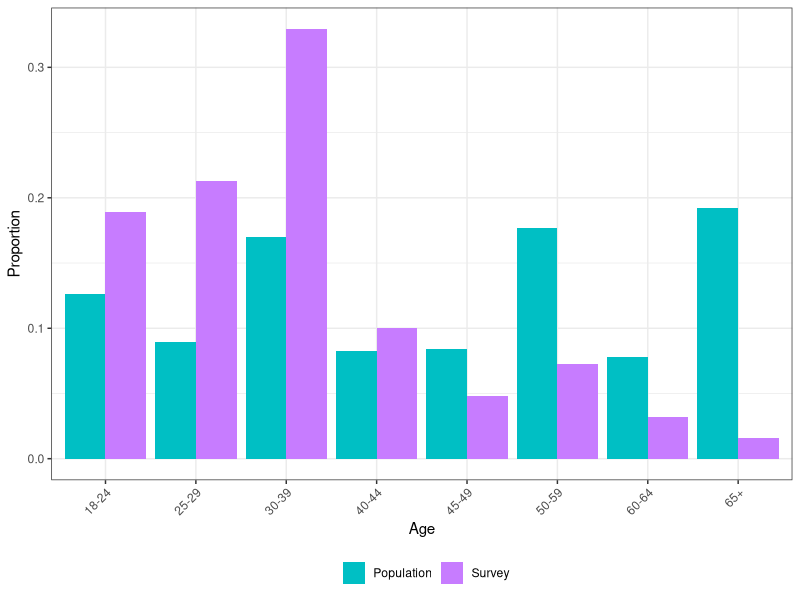
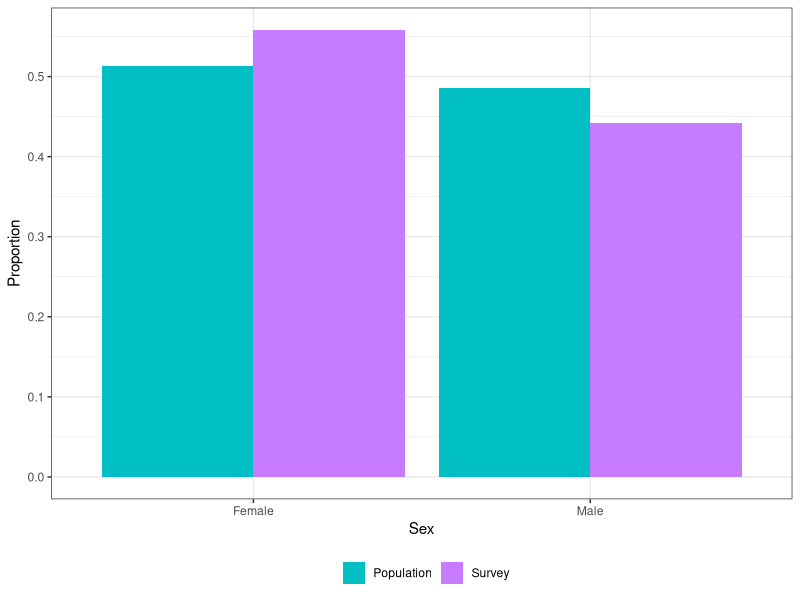
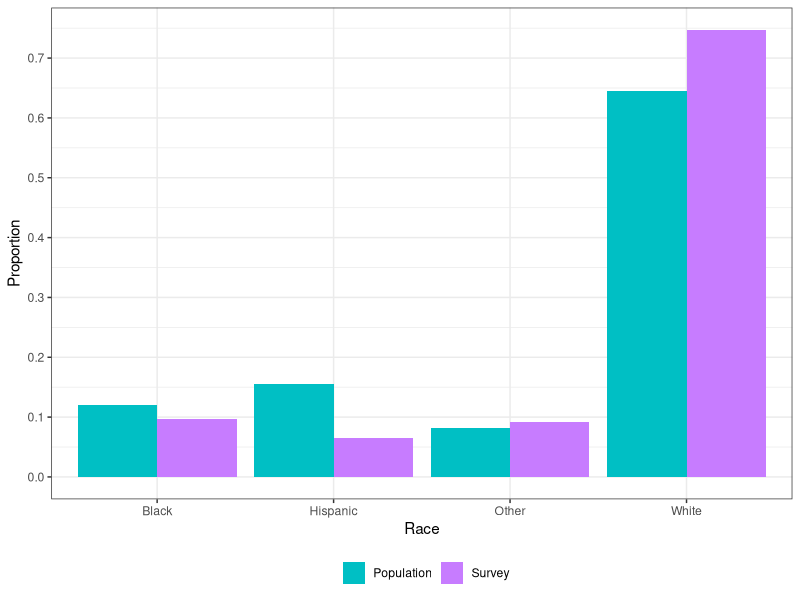
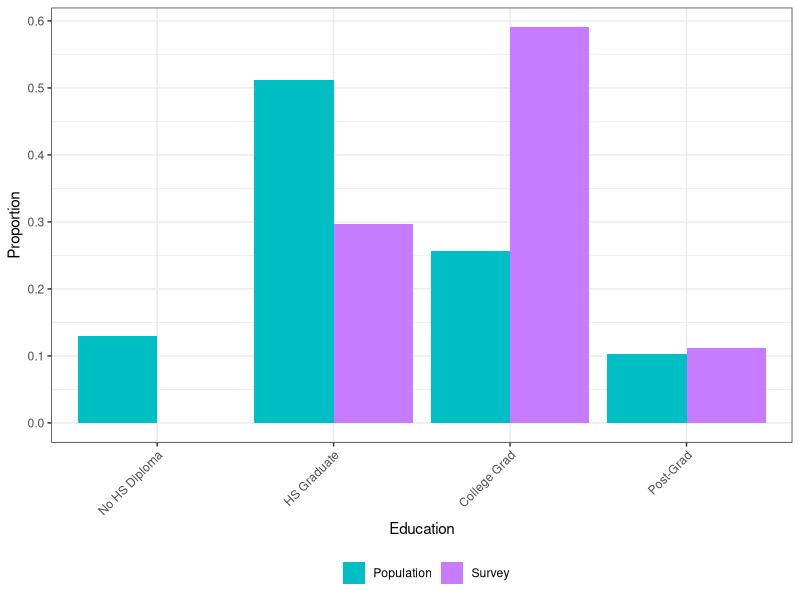
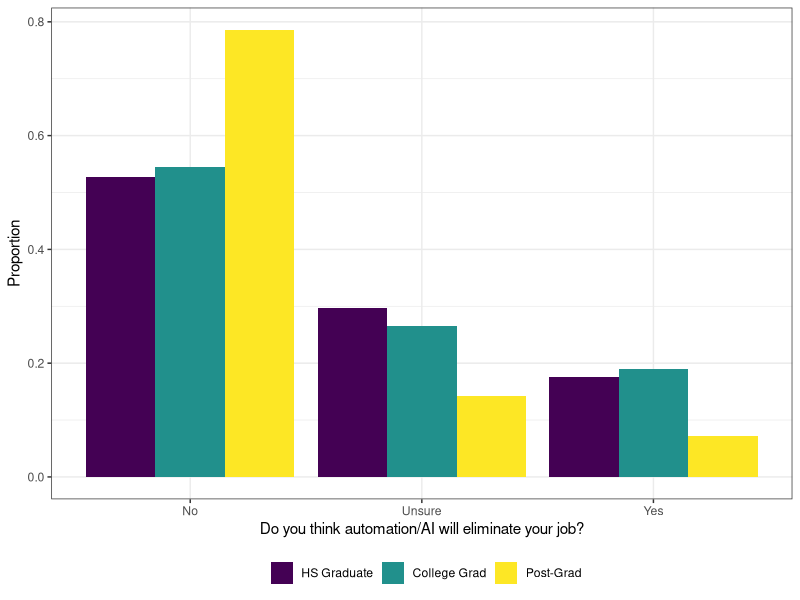
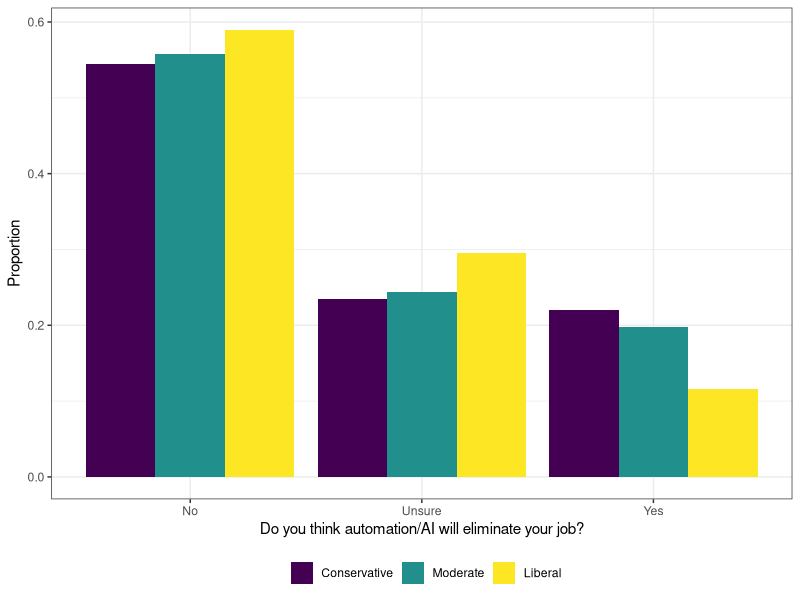
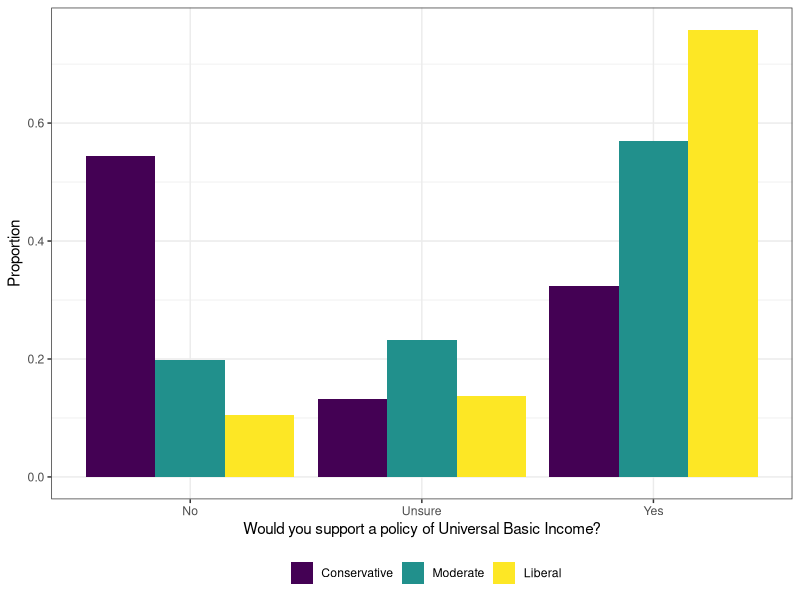
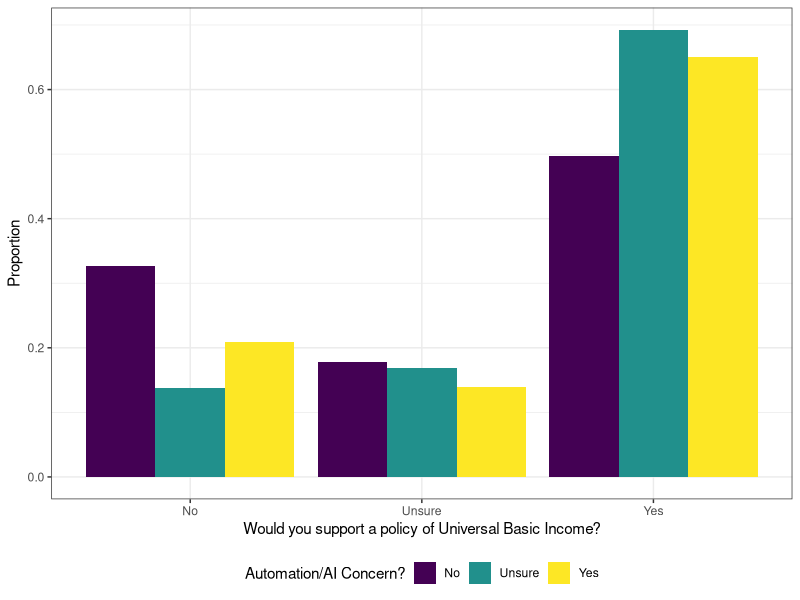

Recreate these plots in R, in order.
library(plyr)
library(dplyr)
library(tidyr)
library(ggplot2)
library(nnet)

survey_results <- read.csv("survey_real_results.csv")
pmus_df <- read.csv("pop_dist.tsv", sep = "\t")

########################
# Demographic Analysis #
########################
# Data Munging
survey_results <- filter(survey_results, Answer.Gender != "")

## Relabel variables
survey_results$Answer.Age <- mapvalues(survey_results$Answer.Age, from = c("Over65"), to = c("65+"))
survey_results$Answer.Race <- mapvalues(survey_results$Answer.Race, from = c("Black","Hispanic","Other","White"), to = c("black","hispanic","other","white"))
survey_results$Answer.Gender <- mapvalues(survey_results$Answer.Gender, from = c("Female","Male"), to = c("female","male"))
survey_results$Answer.Education <- mapvalues(survey_results$Answer.Education, from = c("HS","College","Grad"), to = c("high school graduate","college degree","postgraduate degree"))

## Collapse data
survey_results_agg <- group_by(survey_results, Answer.Age, Answer.Gender, Answer.Education, Answer.Race) %>%
                                dplyr::summarize(count = n())

## Calculate proportions of survey and population
survey_results_agg$proportion_of_pop <- survey_results_agg$count/sum(survey_results_agg$count)
pmus_df$pop_prop <- pmus_df$N/sum(pmus_df$N)

## Join with PMUS
names(survey_results_agg) <- c("age","sex","education","race","survey_count","survey_prop")
joint_df <- merge(pmus_df, survey_results_agg, all = TRUE)
joint_df$survey_prop <- ifelse(is.na(joint_df$survey_prop), 0, joint_df$survey_prop)

# Compute and Plot Demographic Distributions
## Table
table(survey_results$Answer.Age)
table(survey_results$Answer.Race)
table(survey_results$Answer.Gender)
table(survey_results$Answer.Education)

## Plots
gg_color_hue <- function(n) {
  hues = seq(15, 375, length = n + 1)
  hcl(h = hues, l = 65, c = 100)[1:n]
}
theme_set(theme_bw())
colors_for_plot <- gg_color_hue(4)

# Age
age_df <- group_by(joint_df, age) %>% dplyr::summarize(pop_prop = sum(pop_prop), survey_prop = sum(survey_prop))
age_df <- gather(age_df, source, proportion, pop_prop:survey_prop, factor_key=TRUE)
ggplot(age_df, aes(x = age, y = proportion, fill = source, group = source)) +
  geom_bar(stat = "Identity", position="dodge") +
  labs(x = "Age", y = "Proportion", fill = "") +
  theme(legend.position = "bottom") +
  theme(axis.text.x = element_text(angle = 45, hjust = 1)) +
  scale_y_continuous(breaks = seq(0,.6, by = .1)) +
  scale_fill_manual(values = colors_for_plot[3:4],
                    breaks = c("pop_prop","survey_prop"), 
                    labels = c("Population", "Survey"))
ggsave("Age_Dist.pdf", width = 6, height = 5)

# Gender
gender_df <- group_by(joint_df, sex) %>% dplyr::summarize(pop_prop = sum(pop_prop), survey_prop = sum(survey_prop))
gender_df <- gather(gender_df, source, proportion, pop_prop:survey_prop, factor_key=TRUE)
ggplot(gender_df, aes(x = sex, y = proportion, fill = source, group = source)) +
  geom_bar(stat = "Identity", position="dodge") +
  labs(x = "Sex", y = "Proportion", fill = "") +
  theme(legend.position = "bottom") +
  scale_y_continuous(breaks = seq(0,.6, by = .1)) +
  scale_x_discrete(breaks = c("male","female"),
                  labels = c("Male","Female")) +
  scale_fill_manual(values = colors_for_plot[3:4],
                    breaks = c("pop_prop","survey_prop"), 
                    labels = c("Population", "Survey"))
ggsave("Gender_Dist.pdf", width = 6, height = 5)

# Race
race_df <- group_by(joint_df, race) %>% dplyr::summarize(pop_prop = sum(pop_prop), survey_prop = sum(survey_prop))
race_df <- gather(race_df, source, proportion, pop_prop:survey_prop, factor_key=TRUE)
ggplot(race_df, aes(x = race, y = proportion, fill = source, group = source)) +
  geom_bar(stat = "Identity", position="dodge") +
  labs(x = "Race", y = "Proportion", fill = "") +
  theme(legend.position = "bottom") +
  scale_y_continuous(breaks = seq(0,.8, by = .1)) +
  scale_x_discrete(breaks = c("black","hispanic","other","white"),
                   labels = c("Black","Hispanic","Other","White")) +
  scale_fill_manual(values = colors_for_plot[3:4],
                    breaks = c("pop_prop","survey_prop"), 
                    labels = c("Population", "Survey"))
ggsave("Race_Dist.pdf", width = 6, height = 5)

# Education
education_df <- group_by(joint_df, education) %>% dplyr::summarize(pop_prop = sum(pop_prop), survey_prop = sum(survey_prop))
education_df <- gather(education_df, source, proportion, pop_prop:survey_prop, factor_key=TRUE)
education_df$education <- factor(education_df$education, 
                                 levels = c("no high school diploma","high school graduate","college degree","postgraduate degree"), 
                                 labels = c("No HS Diploma","HS Graduate","College Grad","Post-Grad"), ordered=TRUE)
ggplot(education_df, aes(x = education, y = proportion, fill = source, group = source)) +
  geom_bar(stat = "Identity", position="dodge") +
  labs(x = "Education", y = "Proportion", fill = "") +
  theme(legend.position = "bottom") +
  theme(axis.text.x = element_text(angle = 45, hjust = 1)) +
  scale_y_continuous(breaks = seq(0,.6, by = .1)) +
  scale_fill_manual(values = colors_for_plot[3:4],
                    breaks = c("pop_prop","survey_prop"), 
                    labels = c("Population", "Survey"))
ggsave("Education_Dist.pdf", width = 6, height = 5)

###############################
# Unadjusted Answers Analysis #
###############################
# Number of responses in category
table(survey_results$Answer.Political)
table(survey_results$Answer.Automation)
table(survey_results$Answer.Universal)

# Automation answer by demo
prop.table(table(survey_results$Answer.Age, survey_results$Answer.Automation),1)
prop.table(table(survey_results$Answer.Race, survey_results$Answer.Automation),1)
prop.table(table(survey_results$Answer.Gender, survey_results$Answer.Automation),1)
prop.table(table(survey_results$Answer.Education, survey_results$Answer.Automation),1)
edu_auto_df <- data.frame(prop.table(table(survey_results$Answer.Education, survey_results$Answer.Automation),1))
prop.table(table(survey_results$Answer.Political, survey_results$Answer.Automation),1)
pol_auto_df <- data.frame(prop.table(table(survey_results$Answer.Political, survey_results$Answer.Automation),1))

## Education-Automation Plot
names(edu_auto_df) <- c("demographic","answer","proportion")
edu_auto_df$demographic <- factor(edu_auto_df$demographic, 
                                 levels = c("no high school diploma","high school graduate","college degree","postgraduate degree"), 
                                 labels = c("No HS Diploma","HS Graduate","College Grad","Post-Grad"), ordered=TRUE)
ggplot(edu_auto_df, aes(x = answer, y = proportion, fill = demographic)) +
  geom_bar(stat = "Identity", position = "dodge") +
  theme(legend.position = "bottom") +
  labs(x = "Do you think automation/AI will eliminate your job?", y = "Proportion", fill = "")
ggsave("Edu_Auto_Dist.pdf", width = 6, heigh = 5)

## Political-Automation Plot
names(pol_auto_df) <- c("demographic","answer","proportion")
pol_auto_df$demographic <- factor(pol_auto_df$demographic, 
                                  levels = c("Conservative","Moderate","Liberal"), ordered=TRUE)
ggplot(pol_auto_df, aes(x = answer, y = proportion, fill = demographic)) +
  geom_bar(stat = "Identity", position = "dodge") +
  theme(legend.position = "bottom") +
  labs(x = "Do you think automation/AI will eliminate your job?", y = "Proportion", fill = "")
ggsave("Pol_Auto_Dist.pdf", width = 6, heigh = 5)

# UBI by demo
prop.table(table(survey_results$Answer.Age, survey_results$Answer.Universal),1)
prop.table(table(survey_results$Answer.Race, survey_results$Answer.Universal),1)
prop.table(table(survey_results$Answer.Gender, survey_results$Answer.Universal),1)
prop.table(table(survey_results$Answer.Education, survey_results$Answer.Universal),1)
prop.table(table(survey_results$Answer.Political, survey_results$Answer.Universal),1)
pol_univ_df <- data.frame(prop.table(table(survey_results$Answer.Political, survey_results$Answer.Universal),1))

## Political-Universal Plot
names(pol_univ_df) <- c("demographic","answer","proportion")
pol_univ_df$demographic <- factor(pol_univ_df$demographic, 
                                  levels = c("Conservative","Moderate","Liberal"), ordered=TRUE)
ggplot(pol_univ_df, aes(x = answer, y = proportion, fill = demographic)) +
  geom_bar(stat = "Identity", position = "dodge") +
  theme(legend.position = "bottom") +
  labs(x = "Would you support a policy of Universal Basic Income?", y = "Proportion", fill = "")
ggsave("Pol_Univ_Dist.pdf", width = 6, heigh = 5)

# UBI vs. Auto
prop.table(table(survey_results$Answer.Automation, survey_results$Answer.Universal),1)
auto_univ_df <- data.frame(prop.table(table(survey_results$Answer.Automation, survey_results$Answer.Universal),1))

## Automation-Universal Plot
names(auto_univ_df) <- c("auto","ubi","proportion")
auto_univ_df$auto <- factor(auto_univ_df$auto, 
                            levels = c("No","Unsure","Yes"), ordered=TRUE)
auto_univ_df$ubi <- factor(auto_univ_df$ubi, 
                            levels = c("No","Unsure","Yes"), ordered=TRUE)
ggplot(auto_univ_df, aes(x = ubi, y = proportion, fill = auto)) +
  geom_bar(stat = "Identity", position = "dodge") +
  theme(legend.position = "bottom") +
  labs(x = "Would you support a policy of Universal Basic Income?", y = "Proportion", fill = "Automation/AI Concern?")
ggsave("Auto_Univ_Dist.pdf", width = 6, heigh = 5)

###########################
# Statistical Adjustments #
###########################
## Adjust survey data & renormalize
pmus_df <- filter(pmus_df, education != "no high school diploma")
pmus_df$pop_prop <- pmus_df$N/sum(pmus_df$N)

## Pairwise Combinations of Factors
ages <- unique(survey_results$Answer.Age)
genders <- unique(survey_results$Answer.Gender)
races <- unique(survey_results$Answer.Race)
educations <- unique(survey_results$Answer.Education)

combos_df <- expand.grid(ages, genders, races, educations)
names(combos_df) <- c("age","sex","race","education")
names(survey_results)[28:34] <- c("age","automation","education","sex","political","race","universal")

## Automation
automation_model <- multinom(automation ~ sex + age + race + education, data=survey_results)
automation_predictions <- predict(automation_model, newdata = combos_df, type="probs")
automation_df <- cbind(combos_df, automation_predictions)

### Weight by survey data
automation_weights_df <- merge(pmus_df, automation_df)
automation_weights_df$weight_no <- automation_weights_df$No * automation_weights_df$pop_prop
automation_weights_df$weight_unsure <- automation_weights_df$Unsure * automation_weights_df$pop_prop
automation_weights_df$weight_yes <- automation_weights_df$Yes * automation_weights_df$pop_prop

automation_adj <- c(sum(automation_weights_df$weight_yes), sum(automation_weights_df$weight_unsure), sum(automation_weights_df$weight_no))
names(automation_adj) <- c("Yes","Unsure","No")
automation_adj

## UBI
ubi_model <- multinom(universal ~ sex + age + race + education, data=survey_results)
ubi_predictions <- predict(ubi_model, newdata = combos_df, type="probs")
ubi_df <- cbind(combos_df, ubi_predictions)

### Weight by survey data
ubi_weights_df <- merge(pmus_df, ubi_df)
ubi_weights_df$weight_no <- ubi_weights_df$No * ubi_weights_df$pop_prop
ubi_weights_df$weight_unsure <- ubi_weights_df$Unsure * ubi_weights_df$pop_prop
ubi_weights_df$weight_yes <- ubi_weights_df$Yes * ubi_weights_df$pop_prop

ubi_adj <- c(sum(ubi_weights_df$weight_yes), sum(ubi_weights_df$weight_unsure), sum(ubi_weights_df$weight_no))
names(ubi_adj) <- c("Yes","Unsure","No")
ubi_adj